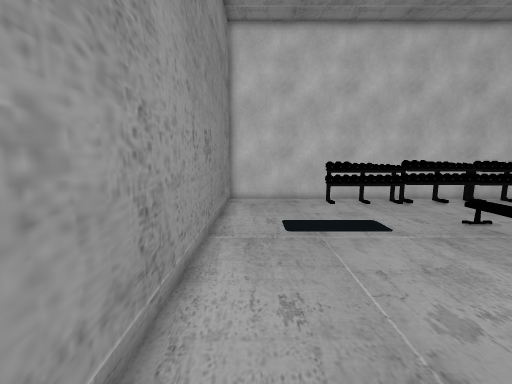
View 1 (above)

16 first-person views from a walk through a Unity game level. The camera is 1.4 m above the floor, tilts 8° down and sees 90° across. The floor is counted in squares, 0.5 m on a side. Each view is taken from the middle of a square. On the plan, view 1 faces up. The plan holds only what a view shows up to about 19 squares ahead; the rest is blank. The player character is not drawn. Some surface patterns are stand-ins.

View 2
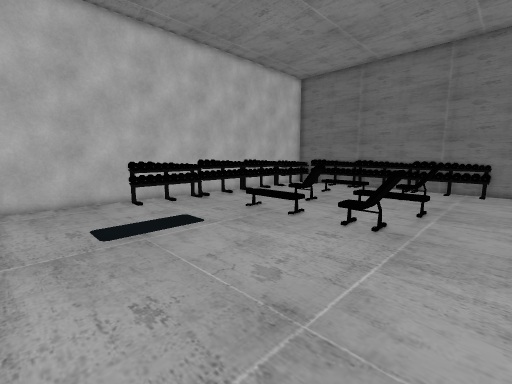

View 3
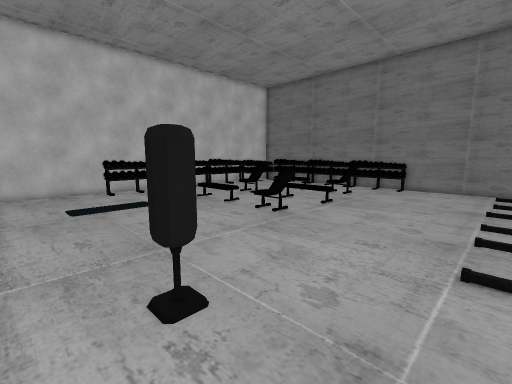

View 4
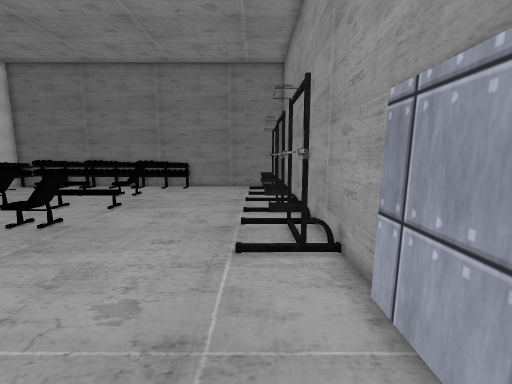

View 5
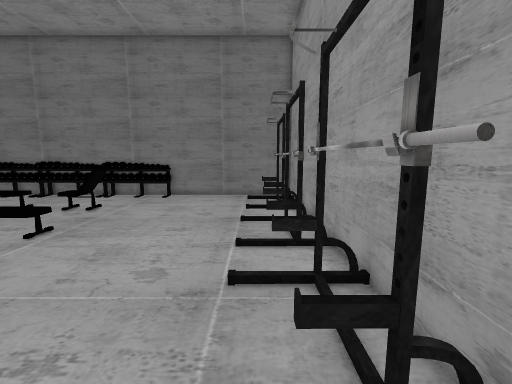

View 6
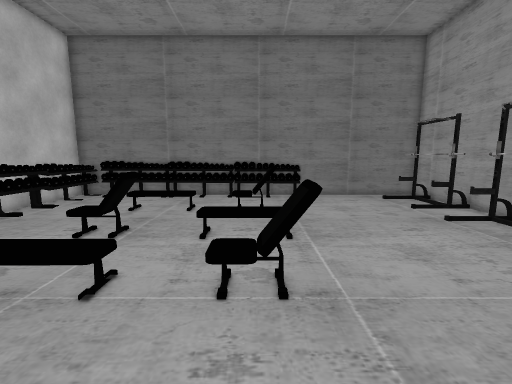

View 7
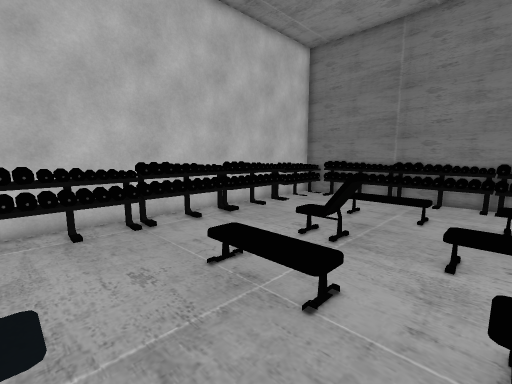

View 8
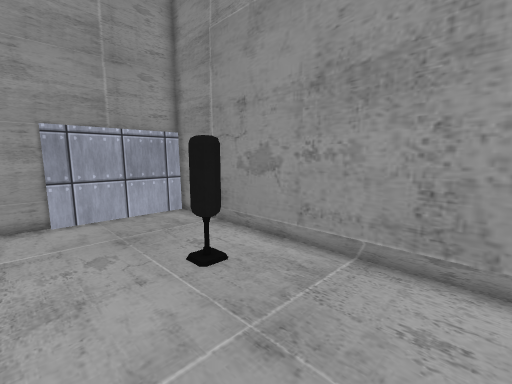

View 9
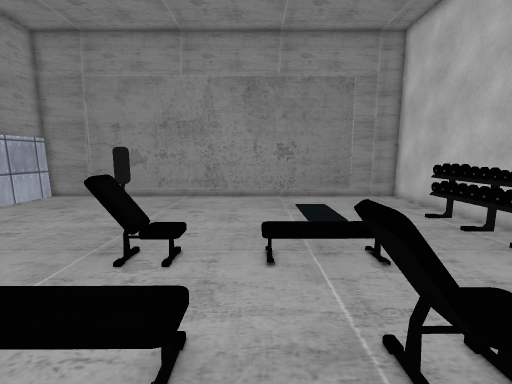

View 10
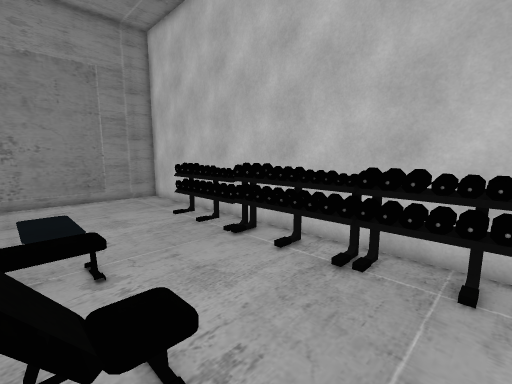

View 11
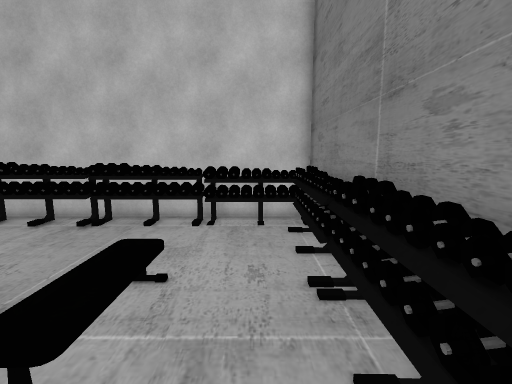

View 12
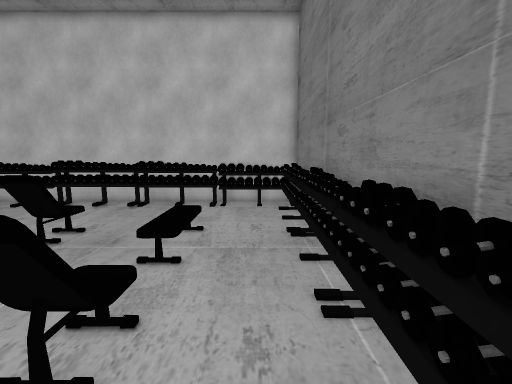

View 13
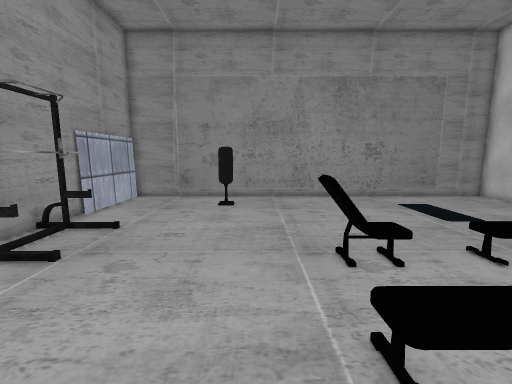

View 14
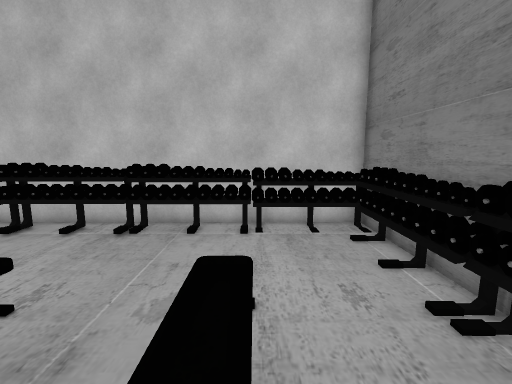

View 15
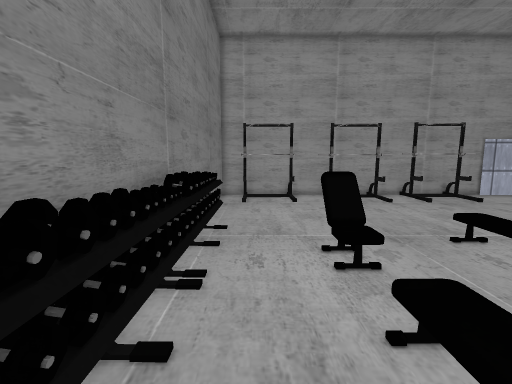

View 16
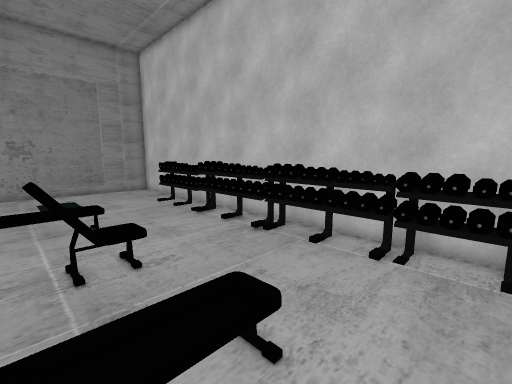

### Floor plan
Key: @ floor where view 1 was taken; # wall or solid block; . floor; = window, fence, low wall or low ledge; ^ raised ledge; O other object.
Columns run from 2 left of view 1 to 23 right of it. Each row starts with its distance up from view 1.
 17 #######        ######
 16 #.....###########^^^##
 15 #.....####=###==#^^^####
 14 #......................#
 13 #......................##
 12 #......................###
 11 #......................=^#
 10 #..........O...O...O...=##
  9 #..........O...#...O...###
  8 #..........O.......O...=##
  7 #......................=^#
  6 #..............O.......=##
  5 #..........O...O...O...###
  4 #..........==..O...==..##
  3 #..........=#..O...##..##
  2 #......................##
  1 #......................=#
  0 #.@.....................#
 -1 #..#....................#
 -2 #.......................#
 -3 #.......................#
 -4 #.......................#
 -5 #.......=..=..=..=..=..=#
 -6 #.......=######  ########
 -7 ###########

Positions as (right, up) in squares from view 1, and headings:
1: (0, 0), facing up
2: (-1, 0), facing up-right
3: (-1, -5), facing up-right
4: (-1, -5), facing right
5: (4, -5), facing right
6: (4, 4), facing right
7: (5, 5), facing up-right
8: (5, 5), facing down-left
9: (16, 7), facing left
10: (16, 9), facing up-left
11: (20, 5), facing up
12: (20, 1), facing up
13: (16, 1), facing left
14: (18, 6), facing up
15: (20, 11), facing down
16: (20, 8), facing up-left
